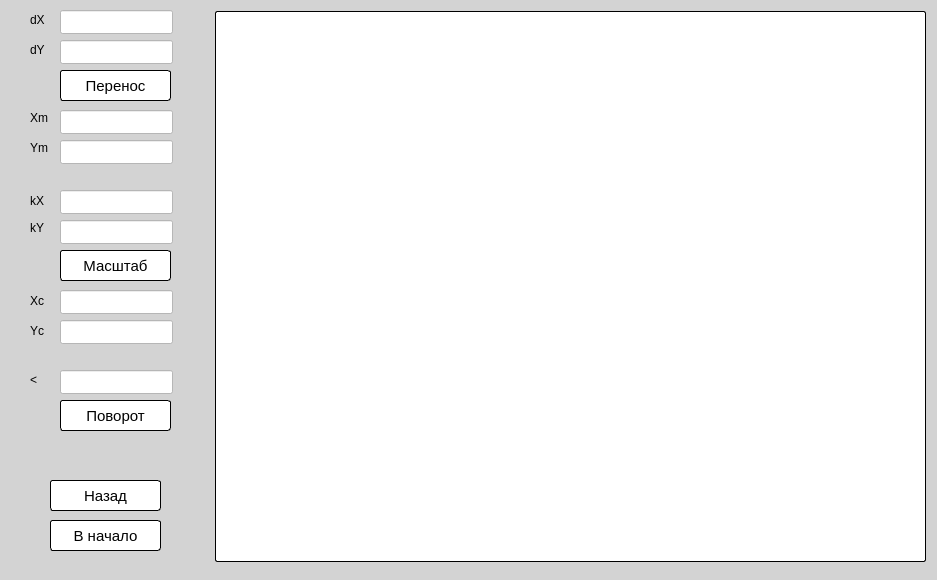
<?xml version="1.0" encoding="UTF-8"?>
<ui version="4.0">
 <class>MainWindow</class>
 <widget class="QMainWindow" name="MainWindow">
  <property name="geometry">
   <rect>
    <x>0</x>
    <y>0</y>
    <width>937</width>
    <height>580</height>
   </rect>
  </property>
  <property name="windowTitle">
   <string>MainWindow</string>
  </property>
  <property name="styleSheet">
   <string notr="true">background: lightgrey</string>
  </property>
  <widget class="QWidget" name="centralWidget">
   <widget class="QGraphicsView" name="graphicsView">
    <property name="geometry">
     <rect>
      <x>215</x>
      <y>11</y>
      <width>711</width>
      <height>551</height>
     </rect>
    </property>
    <property name="styleSheet">
     <string notr="true">background: white;
border: 1px solid black;
border-radius: 2px;</string>
    </property>
    <property name="interactive">
     <bool>true</bool>
    </property>
    <property name="sceneRect">
     <rectf>
      <x>0.000000000000000</x>
      <y>0.000000000000000</y>
      <width>0.000000000000000</width>
      <height>0.000000000000000</height>
     </rectf>
    </property>
    <property name="transformationAnchor">
     <enum>QGraphicsView::AnchorViewCenter</enum>
    </property>
    <property name="resizeAnchor">
     <enum>QGraphicsView::NoAnchor</enum>
    </property>
   </widget>
   <widget class="QPushButton" name="moveButton">
    <property name="geometry">
     <rect>
      <x>60</x>
      <y>70</y>
      <width>111</width>
      <height>31</height>
     </rect>
    </property>
    <property name="styleSheet">
     <string notr="true">#moveButton {
background: white;
color: balck;
border-radius: 3px;
border: 1px solid black;
font-size: 15px;
font-family: Arial;
}
#moveButton:hover
{
	background: darkgrey;
	color: white;
	border: 1px solid white;
	font-size: 18px;
}
#moveButton:pressed
{
	background: white;
	color: black;
	border: 1px solid black;
}</string>
    </property>
    <property name="text">
     <string>Перенос</string>
    </property>
   </widget>
   <widget class="QPushButton" name="scaleButton">
    <property name="geometry">
     <rect>
      <x>60</x>
      <y>250</y>
      <width>111</width>
      <height>31</height>
     </rect>
    </property>
    <property name="styleSheet">
     <string notr="true">#scaleButton {
background: white;
color: balck;
border-radius: 3px;
font-size: 15px;
border: 1px solid black;
font-family: Arial;
}
#scaleButton:hover
{
	background: darkgrey;
	color: white;
	border: 1px solid white;
	font-size: 18px;
}
#scaleButton:pressed
{
	background: white;
	color: black;
	border: 1px solid black;
}</string>
    </property>
    <property name="text">
     <string>Масштаб</string>
    </property>
   </widget>
   <widget class="QPushButton" name="rotateButton">
    <property name="geometry">
     <rect>
      <x>60</x>
      <y>400</y>
      <width>111</width>
      <height>31</height>
     </rect>
    </property>
    <property name="styleSheet">
     <string notr="true">#rotateButton {
background: white;
color: balck;
font-size: 15px;
border-radius: 3px;
border: 1px solid black;
font-family: Arial;
}
#rotateButton:hover
{
	background: darkgrey;
	color: white;
	border: 1px solid white;
	font-size: 18px;
}
#rotateButton:pressed
{
	background: white;
	color: black;
	border: 1px solid black;
}</string>
    </property>
    <property name="text">
     <string>Поворот</string>
    </property>
   </widget>
   <widget class="QPushButton" name="startButton">
    <property name="geometry">
     <rect>
      <x>50</x>
      <y>520</y>
      <width>111</width>
      <height>31</height>
     </rect>
    </property>
    <property name="styleSheet">
     <string notr="true">#startButton {
background: white;
color: balck;
border-radius: 3px;
border: 1px solid black;
font-size: 15px;
font-family: Arial;
}
#startButton:hover
{
	background: darkgrey;
	color: white;
	border: 1px solid white;
	font-size: 18px;
}
#startButton:pressed
{
	background: white;
	color: black;
	border: 1px solid black;
}</string>
    </property>
    <property name="text">
     <string>В начало</string>
    </property>
   </widget>
   <widget class="QPushButton" name="backButton">
    <property name="geometry">
     <rect>
      <x>50</x>
      <y>480</y>
      <width>111</width>
      <height>31</height>
     </rect>
    </property>
    <property name="styleSheet">
     <string notr="true">#backButton {
background: white;
color: balck;
border-radius: 3px;
border: 1px solid black;
font-size: 15px;
font-family: Arial;
}
#backButton:hover
{
	background: darkgrey;
	color: white;
	border: 1px solid white;
	font-size: 18px;
}
#backButton:pressed
{
	background: white;
	color: black;
	border: 1px solid black;
}</string>
    </property>
    <property name="text">
     <string>Назад</string>
    </property>
   </widget>
   <widget class="QLineEdit" name="dx_input">
    <property name="geometry">
     <rect>
      <x>60</x>
      <y>10</y>
      <width>113</width>
      <height>24</height>
     </rect>
    </property>
    <property name="styleSheet">
     <string notr="true">background: white</string>
    </property>
   </widget>
   <widget class="QLineEdit" name="dy_input">
    <property name="geometry">
     <rect>
      <x>60</x>
      <y>40</y>
      <width>113</width>
      <height>24</height>
     </rect>
    </property>
    <property name="styleSheet">
     <string notr="true">background: white</string>
    </property>
   </widget>
   <widget class="QLabel" name="label">
    <property name="geometry">
     <rect>
      <x>30</x>
      <y>10</y>
      <width>21</width>
      <height>20</height>
     </rect>
    </property>
    <property name="styleSheet">
     <string notr="true">color: black;</string>
    </property>
    <property name="text">
     <string>dX</string>
    </property>
   </widget>
   <widget class="QLabel" name="label_2">
    <property name="geometry">
     <rect>
      <x>30</x>
      <y>40</y>
      <width>21</width>
      <height>20</height>
     </rect>
    </property>
    <property name="styleSheet">
     <string notr="true">color: black;</string>
    </property>
    <property name="text">
     <string>dY</string>
    </property>
   </widget>
   <widget class="QLineEdit" name="xm_input">
    <property name="geometry">
     <rect>
      <x>60</x>
      <y>110</y>
      <width>113</width>
      <height>24</height>
     </rect>
    </property>
    <property name="styleSheet">
     <string notr="true">background: white</string>
    </property>
   </widget>
   <widget class="QLineEdit" name="ym_input">
    <property name="geometry">
     <rect>
      <x>60</x>
      <y>140</y>
      <width>113</width>
      <height>24</height>
     </rect>
    </property>
    <property name="styleSheet">
     <string notr="true">background: white</string>
    </property>
   </widget>
   <widget class="QLineEdit" name="kx_input">
    <property name="geometry">
     <rect>
      <x>60</x>
      <y>190</y>
      <width>113</width>
      <height>24</height>
     </rect>
    </property>
    <property name="styleSheet">
     <string notr="true">background: white</string>
    </property>
   </widget>
   <widget class="QLineEdit" name="ky_input">
    <property name="geometry">
     <rect>
      <x>60</x>
      <y>220</y>
      <width>113</width>
      <height>24</height>
     </rect>
    </property>
    <property name="styleSheet">
     <string notr="true">background: white</string>
    </property>
   </widget>
   <widget class="QLabel" name="label_3">
    <property name="geometry">
     <rect>
      <x>30</x>
      <y>110</y>
      <width>21</width>
      <height>16</height>
     </rect>
    </property>
    <property name="styleSheet">
     <string notr="true">color: black;</string>
    </property>
    <property name="text">
     <string>Xm</string>
    </property>
   </widget>
   <widget class="QLabel" name="label_4">
    <property name="geometry">
     <rect>
      <x>30</x>
      <y>140</y>
      <width>21</width>
      <height>16</height>
     </rect>
    </property>
    <property name="styleSheet">
     <string notr="true">color: black;</string>
    </property>
    <property name="text">
     <string>Ym</string>
    </property>
   </widget>
   <widget class="QLabel" name="label_5">
    <property name="geometry">
     <rect>
      <x>30</x>
      <y>190</y>
      <width>21</width>
      <height>21</height>
     </rect>
    </property>
    <property name="styleSheet">
     <string notr="true">color: black;</string>
    </property>
    <property name="text">
     <string>kX</string>
    </property>
   </widget>
   <widget class="QLabel" name="label_6">
    <property name="geometry">
     <rect>
      <x>30</x>
      <y>220</y>
      <width>21</width>
      <height>16</height>
     </rect>
    </property>
    <property name="styleSheet">
     <string notr="true">color: black;</string>
    </property>
    <property name="text">
     <string>kY</string>
    </property>
   </widget>
   <widget class="QLineEdit" name="yc_input">
    <property name="geometry">
     <rect>
      <x>60</x>
      <y>320</y>
      <width>113</width>
      <height>24</height>
     </rect>
    </property>
    <property name="styleSheet">
     <string notr="true">background: white</string>
    </property>
   </widget>
   <widget class="QLineEdit" name="xc_input">
    <property name="geometry">
     <rect>
      <x>60</x>
      <y>290</y>
      <width>113</width>
      <height>24</height>
     </rect>
    </property>
    <property name="styleSheet">
     <string notr="true">background: white</string>
    </property>
   </widget>
   <widget class="QLineEdit" name="angle_input">
    <property name="geometry">
     <rect>
      <x>60</x>
      <y>370</y>
      <width>113</width>
      <height>24</height>
     </rect>
    </property>
    <property name="styleSheet">
     <string notr="true">background: white</string>
    </property>
   </widget>
   <widget class="QLabel" name="label_7">
    <property name="geometry">
     <rect>
      <x>30</x>
      <y>290</y>
      <width>21</width>
      <height>21</height>
     </rect>
    </property>
    <property name="styleSheet">
     <string notr="true">color: black;</string>
    </property>
    <property name="text">
     <string>Xc</string>
    </property>
   </widget>
   <widget class="QLabel" name="label_8">
    <property name="geometry">
     <rect>
      <x>30</x>
      <y>320</y>
      <width>21</width>
      <height>21</height>
     </rect>
    </property>
    <property name="styleSheet">
     <string notr="true">color: black;</string>
    </property>
    <property name="text">
     <string>Yc</string>
    </property>
   </widget>
   <widget class="QLabel" name="label_9">
    <property name="geometry">
     <rect>
      <x>30</x>
      <y>370</y>
      <width>21</width>
      <height>21</height>
     </rect>
    </property>
    <property name="styleSheet">
     <string notr="true">color: black;</string>
    </property>
    <property name="text">
     <string>&lt;</string>
    </property>
   </widget>
  </widget>
  <widget class="QMenuBar" name="menuBar">
   <property name="geometry">
    <rect>
     <x>0</x>
     <y>0</y>
     <width>937</width>
     <height>22</height>
    </rect>
   </property>
  </widget>
 </widget>
 <layoutdefault spacing="6" margin="11"/>
 <resources/>
 <connections/>
</ui>
